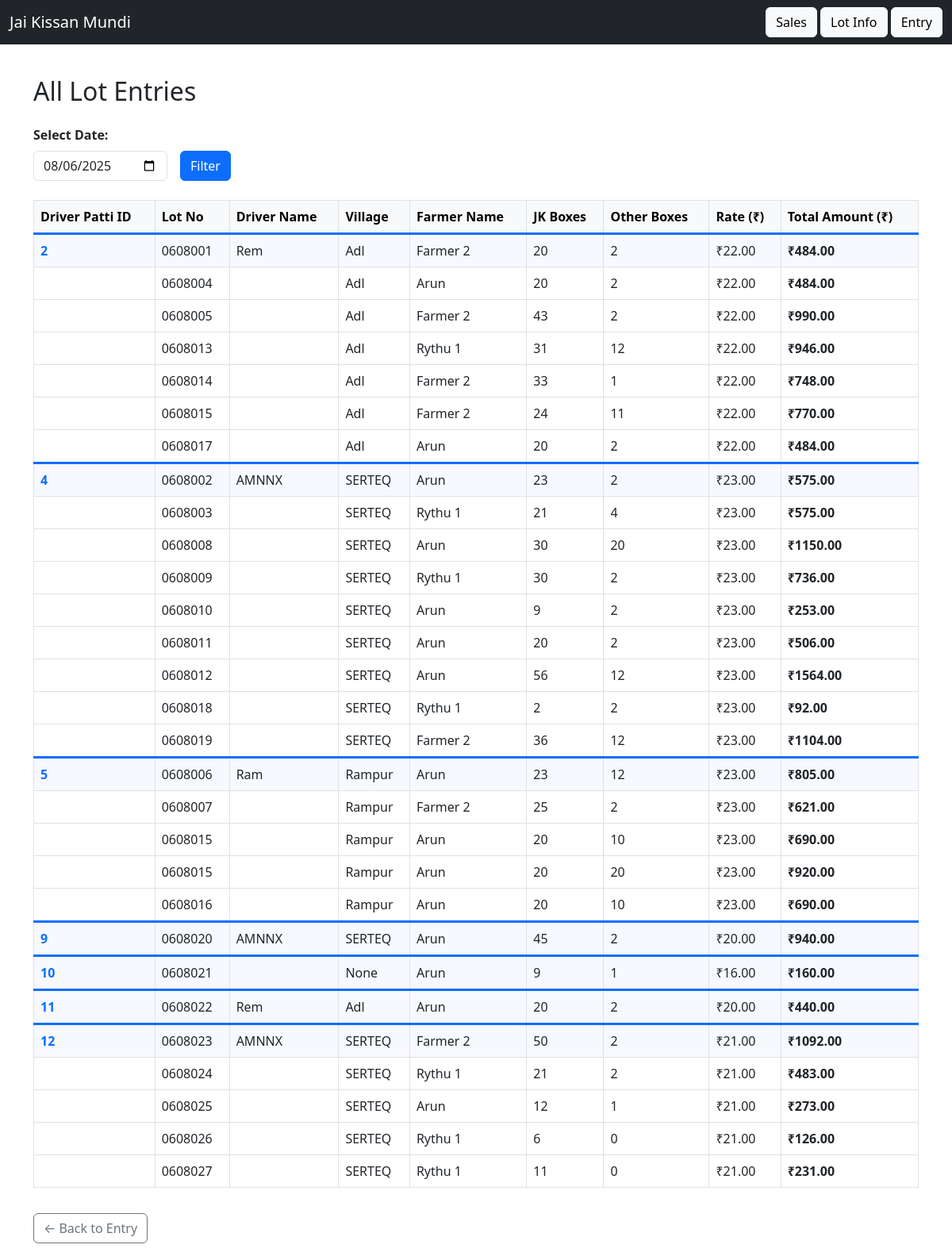
Page /lots?date=2025-08-06 on the committed database.
### app/models.py (models this page shows)
class LotInfo(db.Model):
    id = db.Column(db.Integer, primary_key=True)
    driver_patti_id = db.Column(db.Integer, db.ForeignKey('driver_patti.id'))
    farmer_id = db.Column(db.Integer, db.ForeignKey('farmer.id'))
    lot_number = db.Column(db.String(50))
    jk_boxes = db.Column(db.Integer)
    other_boxes = db.Column(db.Integer)
    transport_rate = db.Column(db.Float)
    total_boxes = db.Column(db.Integer)
    transport_amount = db.Column(db.Float)
    date = db.Column(db.String(20))

class Driver(db.Model):
    id = db.Column(db.Integer, primary_key=True)
    name = db.Column(db.String(100), nullable=False)
    vehicle_number = db.Column(db.String(50))
    village = db.Column(db.String(100))
    default_rate = db.Column(db.Float)

class Farmer(db.Model):
    id = db.Column(db.Integer, primary_key=True)
    name = db.Column(db.String(100), nullable=False)

### app/routes.py (the view)
@main.route('/lots', methods=['GET'])
def show_lots():
    selected_date = request.args.get('date', date.today().isoformat())
    conn = get_db_connection()
    lots = conn.execute("""
        SELECT
            dp.id as driver_patti_id,
            l.lot_number,
            d.name AS driver_name,
            d.village AS village,
            f.name AS farmer_name,
            l.jk_boxes,
            l.other_boxes,
            dp.transport_rate,
            (l.jk_boxes + l.other_boxes) * dp.transport_rate AS total_amount
        FROM lot_info l
        JOIN driver_patti dp ON l.driver_patti_id = dp.id
        JOIN driver d ON dp.driver_id = d.id
        JOIN farmer f ON l.farmer_id = f.id
        WHERE dp.date = ?
        ORDER BY dp.id ASC, l.lot_number ASC
    """, (selected_date,)).fetchall()
    conn.close()
    return render_template('lots.html', lots=lots, selected_date=selected_date)

### app/routes.py (called while the page is built)
def get_db_connection():
    conn = sqlite3.connect(DB_PATH)
    conn.row_factory = sqlite3.Row  # Allows accessing columns by name
    return conn

### app/templates/lots.html (shortened to what this page needs)
{% extends 'base.html' %}
{% block content %}
<h2 class="mb-4">All Lot Entries</h2>
<form method="get" class="row g-3 align-items-end mb-4">
  <div class="col-auto">
    <label for="date" class="form-label">Select Date:</label>
    <input type="date" id="date" name="date" value="{{ selected_date }}" class="form-control" required>
  </div>
  <div class="col-auto">
    <button type="submit" class="btn btn-primary">Filter</button>
  </div>
</form>
<div class="table-responsive">
  <table class="table table-bordered table-hover align-middle">
    <thead class="table-light">
      <tr>
        <th scope="col">Driver Patti ID</th>
        <th scope="col">Lot No</th>
        <th scope="col">Driver Name</th>
        <th scope="col">Village</th>
        <th scope="col">Farmer Name</th>
        <th scope="col">JK Boxes</th>
        <th scope="col">Other Boxes</th>
        <th scope="col">Rate (₹)</th>
        <th scope="col">Total Amount (₹)</th>
      </tr>
    </thead>
<tbody>
  {% set ns = namespace(last=None) %}
  {% for row in lots %}
    {% set new_group = (row.driver_patti_id != ns.last) %}
    <tr class="{% if new_group %}patti-start{% endif %}">
      <td>
        {% if new_group %}
          <a href="{{ url_for('main.edit_patti', patti_id=row.driver_patti_id) }}">
            {{ row.driver_patti_id }}
          </a>
        {% endif %}
      </td>
      <td>{{ row.lot_number }}</td>
      <td>{% if new_group %}{{ row.driver_name }}{% endif %}</td>
      <td>{{ row.village }}</td>
      <td>{{ row.farmer_name }}</td>
      <td>{{ row.jk_boxes }}</td>
      <td>{{ row.other_boxes }}</td>
      <td>₹{{ "%.2f"|format(row.transport_rate) }}</td>
      <td><strong>₹{{ "%.2f"|format(row.total_amount) }}</strong></td>
    </tr>
    {% set ns.last = row.driver_patti_id %}
  {% else %}
    <tr>
      <td colspan="9" class="text-center text-muted">No lots found for selected date.</td>
    </tr>
  {% endfor %}
</tbody>
  </table>
</div>
<a href="{{ url_for('main.entry') }}" class="btn btn-outline-secondary mt-3">← Back to Entry</a>
{% endblock %}

### app/static/mobile.css (style rules this page uses)
:root { --space-1: .5rem; --space-2: .75rem; --space-3: 1rem; --radius: 12px; --brand: #0f766e; }
html, body { height: 100%; }
body { margin: 0; font-family: system-ui, -apple-system, Segoe UI, Roboto, Arial, sans-serif; font-size: 16px; line-height: 1.35; background: #fafafa; color: #111; }
label { display:block; margin-bottom: .35rem; font-weight: 600; }
input, select, textarea { width: 100%; padding: .8rem .9rem; border: 1px solid #e5e7eb; border-radius: 10px; background: #fff; font-size: 16px; }
.btn { display: inline-flex; align-items: center; justify-content: center; gap: .5rem; padding: .9rem 1rem; border: 0; border-radius: 999px; background: var(--brand); color: #fff; font-weight: 600; text-decoration: none; cursor: pointer; }
table { width: 100%; border-collapse: collapse; }
th, td { padding: .7rem; border-bottom: 1px dashed #ddd; text-align: left; }
.mt-3 { margin-top: var(--space-3); }

### app/templates/lots.html (style rules this page uses)
.patti-start td { border-top: 3px solid #0d6efd; background: #f8f9ff; }
.patti-start td:first-child a { font-weight: 600; text-decoration: none; }

### rows in the picture
LotInfo: driver_patti_id "2", lot_number "0608001", driver_name "Rem", village "Adl", farmer_name "Farmer 2", jk_boxes "20", other_boxes "2", transport_rate "22.00", total_amount "484.00"
LotInfo: lot_number "0608004", village "Adl", farmer_name "Arun", jk_boxes "20", other_boxes "2", transport_rate "22.00", total_amount "484.00"
LotInfo: lot_number "0608005", village "Adl", farmer_name "Farmer 2", jk_boxes "43", other_boxes "2", transport_rate "22.00", total_amount "990.00"
LotInfo: lot_number "0608013", village "Adl", farmer_name "Rythu 1", jk_boxes "31", other_boxes "12", transport_rate "22.00", total_amount "946.00"
LotInfo: lot_number "0608014", village "Adl", farmer_name "Farmer 2", jk_boxes "33", other_boxes "1", transport_rate "22.00", total_amount "748.00"
LotInfo: lot_number "0608015", village "Adl", farmer_name "Farmer 2", jk_boxes "24", other_boxes "11", transport_rate "22.00", total_amount "770.00"
LotInfo: lot_number "0608017", village "Adl", farmer_name "Arun", jk_boxes "20", other_boxes "2", transport_rate "22.00", total_amount "484.00"
LotInfo: driver_patti_id "4", lot_number "0608002", driver_name "AMNNX", village "SERTEQ", farmer_name "Arun", jk_boxes "23", other_boxes "2", transport_rate "23.00", total_amount "575.00"
LotInfo: lot_number "0608003", village "SERTEQ", farmer_name "Rythu 1", jk_boxes "21", other_boxes "4", transport_rate "23.00", total_amount "575.00"
LotInfo: lot_number "0608008", village "SERTEQ", farmer_name "Arun", jk_boxes "30", other_boxes "20", transport_rate "23.00", total_amount "1150.00"
LotInfo: lot_number "0608009", village "SERTEQ", farmer_name "Rythu 1", jk_boxes "30", other_boxes "2", transport_rate "23.00", total_amount "736.00"
LotInfo: lot_number "0608010", village "SERTEQ", farmer_name "Arun", jk_boxes "9", other_boxes "2", transport_rate "23.00", total_amount "253.00"
LotInfo: lot_number "0608011", village "SERTEQ", farmer_name "Arun", jk_boxes "20", other_boxes "2", transport_rate "23.00", total_amount "506.00"
LotInfo: lot_number "0608012", village "SERTEQ", farmer_name "Arun", jk_boxes "56", other_boxes "12", transport_rate "23.00", total_amount "1564.00"
LotInfo: lot_number "0608018", village "SERTEQ", farmer_name "Rythu 1", jk_boxes "2", other_boxes "2", transport_rate "23.00", total_amount "92.00"
LotInfo: lot_number "0608019", village "SERTEQ", farmer_name "Farmer 2", jk_boxes "36", other_boxes "12", transport_rate "23.00", total_amount "1104.00"
LotInfo: driver_patti_id "5", lot_number "0608006", driver_name "Ram", village "Rampur", farmer_name "Arun", jk_boxes "23", other_boxes "12", transport_rate "23.00", total_amount "805.00"
LotInfo: lot_number "0608007", village "Rampur", farmer_name "Farmer 2", jk_boxes "25", other_boxes "2", transport_rate "23.00", total_amount "621.00"
LotInfo: lot_number "0608015", village "Rampur", farmer_name "Arun", jk_boxes "20", other_boxes "10", transport_rate "23.00", total_amount "690.00"
LotInfo: lot_number "0608015", village "Rampur", farmer_name "Arun", jk_boxes "20", other_boxes "20", transport_rate "23.00", total_amount "920.00"
LotInfo: lot_number "0608016", village "Rampur", farmer_name "Arun", jk_boxes "20", other_boxes "10", transport_rate "23.00", total_amount "690.00"
LotInfo: driver_patti_id "9", lot_number "0608020", driver_name "AMNNX", village "SERTEQ", farmer_name "Arun", jk_boxes "45", other_boxes "2", transport_rate "20.00", total_amount "940.00"
LotInfo: driver_patti_id "10", lot_number "0608021", village "None", farmer_name "Arun", jk_boxes "9", other_boxes "1", transport_rate "16.00", total_amount "160.00"
LotInfo: driver_patti_id "11", lot_number "0608022", driver_name "Rem", village "Adl", farmer_name "Arun", jk_boxes "20", other_boxes "2", transport_rate "20.00", total_amount "440.00"
LotInfo: driver_patti_id "12", lot_number "0608023", driver_name "AMNNX", village "SERTEQ", farmer_name "Farmer 2", jk_boxes "50", other_boxes "2", transport_rate "21.00", total_amount "1092.00"
LotInfo: lot_number "0608024", village "SERTEQ", farmer_name "Rythu 1", jk_boxes "21", other_boxes "2", transport_rate "21.00", total_amount "483.00"
LotInfo: lot_number "0608025", village "SERTEQ", farmer_name "Arun", jk_boxes "12", other_boxes "1", transport_rate "21.00", total_amount "273.00"
LotInfo: lot_number "0608026", village "SERTEQ", farmer_name "Rythu 1", jk_boxes "6", other_boxes "0", transport_rate "21.00", total_amount "126.00"
LotInfo: lot_number "0608027", village "SERTEQ", farmer_name "Rythu 1", jk_boxes "11", other_boxes "0", transport_rate "21.00", total_amount "231.00"
